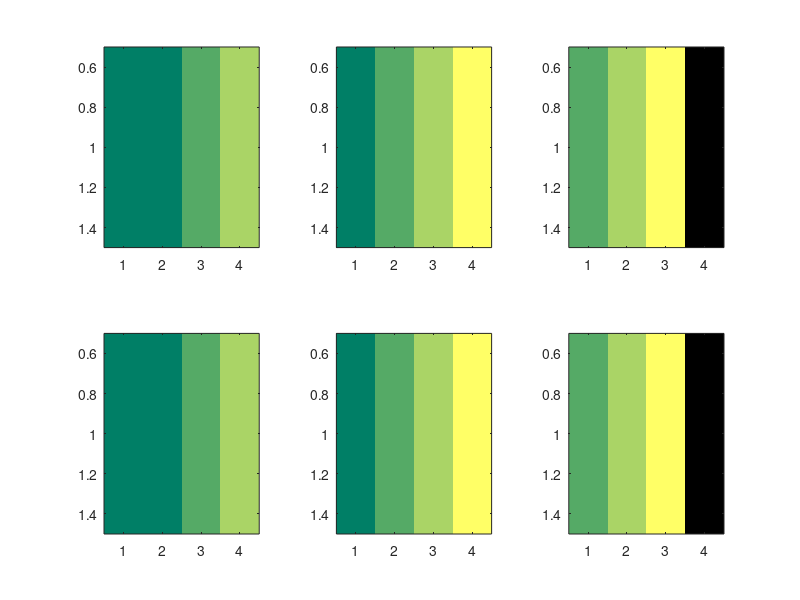

Recreate this plot in MATLAB.
function colortest
%color test
zval1=[0 1 2 3];
zval2=[1 2 3 4];
zval3=[2 3 4 5];
cLimMax = 4;
cmap = summer(cLimMax);

figure; 
colormap(cmap);
subplot(2,3,1);
image(zval1);

subplot(2,3,2);
image(zval2);

subplot(2,3,3);
image(zval3);

%imgNew1 = scaleImage(zval1, cLimMax);
imwrite(zval1,cmap ,'imgtest1.png','png');

%imgNew2 = scaleImage(zval2, cLimMax);
imwrite(zval2,cmap ,'imgtest2.png','png');

%imgNew3 = scaleImage(zval3, cLimMax);
imwrite(zval3,cmap ,'imgtest3.png','png');

[img1, imap1] = imread('imgtest1.png');
[img2, imap2] = imread('imgtest2.png');
[img3, imap3] = imread('imgtest3.png');

subplot(2,3,4);
colormap(imap1);
image(img1);

subplot(2,3,5);
colormap(imap2);
image(img2);

subplot(2,3,6);
colormap(imap3);
image(img3);

end

function imgNew = scaleImage(img, cLimMax)
minImg = min(img(:));
img = img - minImg;
maxImg = max(img(:));
img = img / maxImg;
imgNew = uint8(img*(cLimMax-1));
end
